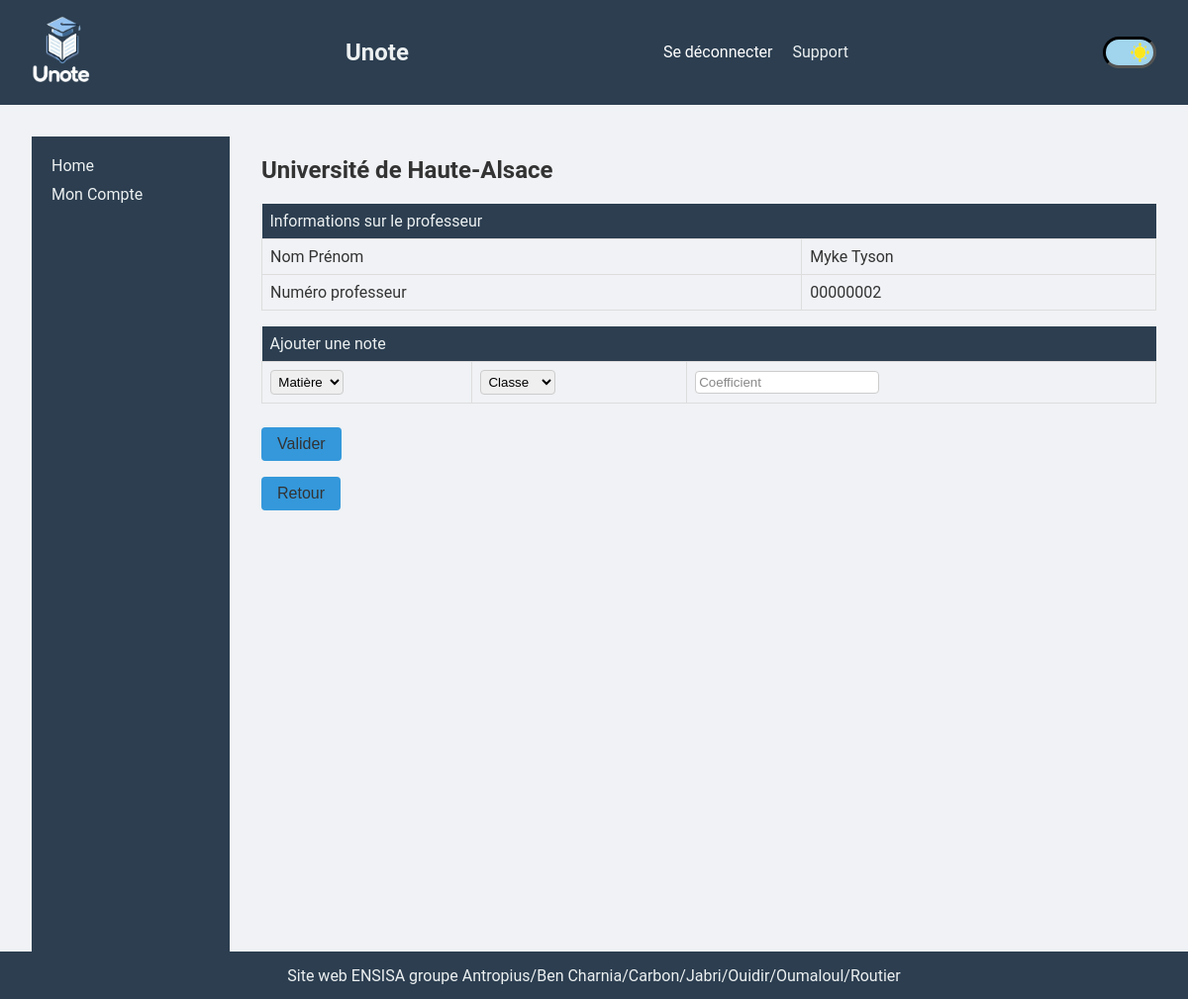
Page /portal/notes/prof/ (signed in) on the committed database.
### users/models.py (models this page shows, shortened)
class CustomUser(AbstractUser):
    USER_TYPE_CHOICES = (
        ('student', 'Étudiant'),
        ('teacher', 'Professeur'),
        ('admin', 'Administrateur'),
    )
    user_type = models.CharField(max_length=20, choices=USER_TYPE_CHOICES,
                                 default='student')

### user_portal/views.py (the view)
# urls.py: path('notes/prof/', views.profview, name='profview'),
@login_required
def profview(request):
    if request.user.user_type == "student":
        return render(request, 'main/403.html', status=403)
    user = request.user
    courses = Course.objects.filter(teacher=user)
    subjects = [course.subject for course in courses]
    groups = list({course.group for course in courses if course.group.type == "promo"})
    all_subjects = Subject.objects.all()
    all_groups = Group.objects.filter(type="promo")
    context = {
        'user': user,
        'subjects': subjects,
        'groups': groups,
        'allsubj': all_subjects,
        'allgroups': all_groups,
    }
    return render(request, 'user_portal/profview.html', context)

### administration/models.py (called while the page is built)
    def __str__(self):
        return self.name

    def __str__(self):
        return self.name

### user_portal/templates/user_portal/profview.html (shortened to what this page needs)
{% extends "user_portal/base.html" %}
{% block content %}
<div class="flex_full notes_section">
    <h1>Université de Haute-Alsace</h1>
    {% if user.user_type == 'teacher'%}
    <form  action="{% url 'user_portal:profview_entergrades' %}"  method="post">
    <table>
      <thead>
      <tr>
          <th colspan="2">Informations sur le professeur</th>
      </tr>
      </thead>
      <tbody>
      <tr>
          <td>Nom Prénom</td>
          <td>{{ user.last_name }} {{ user.first_name }} </td>
      </tr>
      <tr>
          <td>Numéro professeur</td>
          <td> {{ user.username }} </td>
      </tr>
      </tbody>
    </table>
      <table>
        <thead>
        <tr>
            <th colspan="7">Ajouter une note</span></th>
        </tr>
        </thead>
        <tbody>
        <td rowspan="2"><select  name="subject" required>
            <option value="" disabled selected hidden>Matière</option>
        </select> </td>
        <tr>
            <td colspan="5"><select name="class" required>
                <option value="" disabled selected hidden>Classe</option>
            </select></td>
            <td><input type="number" name="coefficient" min="1" step="1" required placeholder="Coefficient"></td>
        </tr>
      </table>
        <button type="submit">Valider</button>
    </form>
    <button type="button"
            onclick="window.location.href='{% url 'user_portal:profviewhome' %}'">
        Retour</button>
      {% else %}
      <div>
        Vous n'êtes pas autorisé à accéder à cette page !
        </div>
    {% endif %}
</div>
{% endblock %}

### static/style.css (style rules this page uses)
:root { --secondary-color: #2c3e50; --admin-menu-link-color: #2980b9; --title-link-color: #2980b9; --background-schedule-color: #f0f2f5; --background-schedule-color2: #fff; --schedule-title-color: #1285a1; --taken-cells-background-color: #87d2ff; --taken-cells-exam-background-color: #ff7777; --title-color: #2c3e50; --button-color2: #fff; --link2-color: #2980b9; --submit-background-color1: #2980b9; --body-text-color: #333; --main-text-color: #ecf0f1; --notes-section-color: #333; --notes-section-button-color: #333; --form-input-color: #fff; --form-input-background-color: #ecf0f1; --link-color: #2980b9; --table-border-color: #ddd; --link-hover-color: #732d91; --lates-link-color: #2980b9; --button-background-color: #3498db; --button-link-color: #3498db; --main-background-color: #f0f2f5; --background-color-1: #f0f2f5; --call-done-background-color: #c0fdde; --white-color: #fff; --f2-color): #f2f2f2; --placeholder-color: #888888; --font-size: 16px; --toggle_height: 16em; --toggle_width: 30em; --toggle_btn_radius: 10em; --background-color-night: #080125; --background-color-day: #A1D4ED; --moon_color: #D9FBFF; --scroll-behavior: smooth; scroll-behavior: var(--scroll-behavior); }
::placeholder { color: var(--placeholder-color); }
body { font-family: 'Roboto', sans-serif; background-color: var(--main-background-color); margin: 0; padding: 0; color: var(--body-text-color); }
.notes_section { color: var(--notes-section-color); }
.notes_section button, .notes_section button[type="submit"] { color: var(--notes-section-button-color); }
.flex_full { flex: 1; }
button { background-color: var(--button-background-color); border: none; color: var(--white-color); padding: 0.5em 1em; text-align: center; text-decoration: none; display: inline-block; font-size: 1em; margin: 0.5em 0; cursor: pointer; border-radius: 0.25em; }
table { width: 100%; border-collapse: collapse; margin-bottom: 1em; }
table thead th { background-color: var(--secondary-color); color: var(--main-text-color); padding: 0.5em; text-align: left; font-weight: normal; }
table tbody td, table tbody th { border: 1px solid var(--table-border-color); padding: 0.5em; text-align: left; }
table tbody tr:nth-child(even) { background-color: var(--main-background-color); }
button[type="submit"] { background-color: var(--button-background-color); border: none; color: var(--white-color); padding: 0.5em 1em; font-size: 1em; cursor: pointer; border-radius: 4px; }
input[type="text"], input[type="number"], select { padding: 0.25em; border: 1px solid #ccc; border-radius: 4px; }
body { transition: all .2s ease-in-out; }

### rows in the picture
CustomUser: last_name "Myke", first_name "Tyson", username "00000002"
